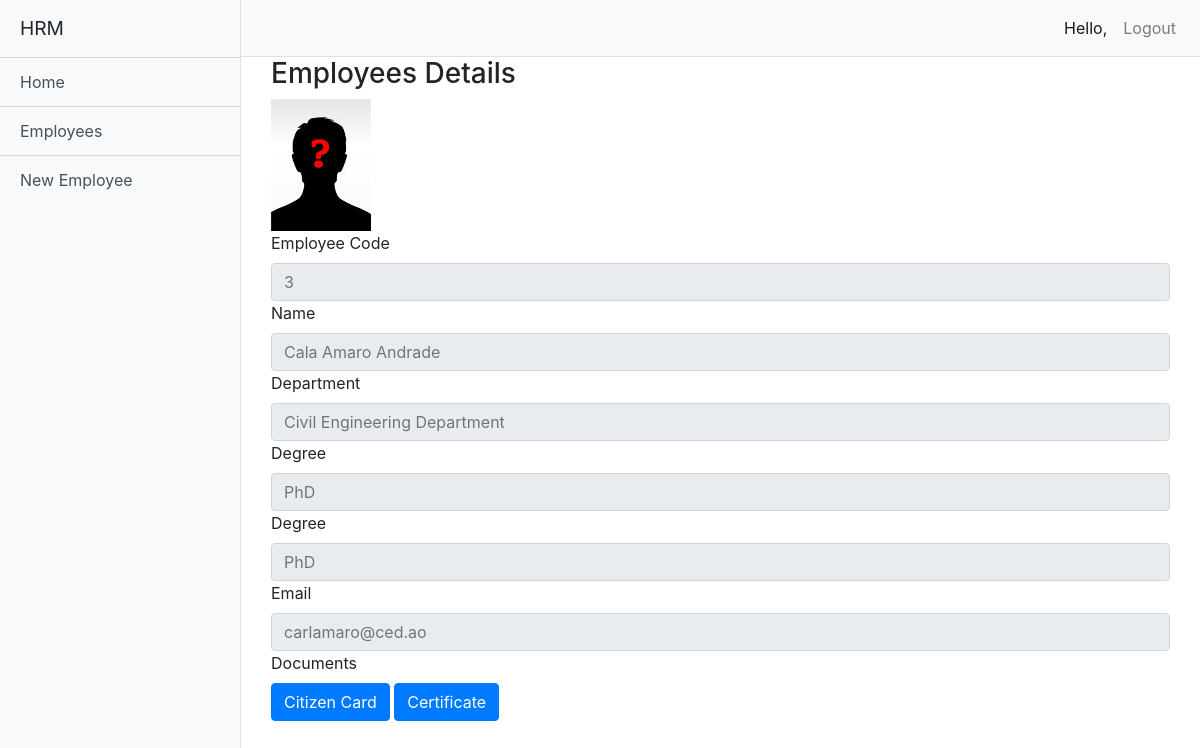
The page /employee_detail/3 (signed in) on the database its author committed.
### employees/models.py (models this page shows, shortened)
class Employee(models.Model):
	cod = models.IntegerField()
	name = models.CharField(max_length=40)
	last_name = models.CharField(max_length=20)
	civil_status = models.CharField(max_length=20, blank=True)
	photo = models.ImageField(upload_to='photos', blank=True)
	degree = models.CharField(max_length=30, blank=True)
	category = models.ForeignKey(Category, on_delete=models.CASCADE)
	department = models.ForeignKey(Department, on_delete=models.CASCADE)
	bio = models.TextField(max_length=200, blank=True)
	birth = models.DateTimeField(blank=True)
	address = models.CharField(max_length=100)
	email = models.EmailField(blank=True)
	city = models.CharField(max_length=20)
	created_at = models.DateTimeField(auto_now=True)

class Department(models.Model):
	dep_acronym = models.CharField(max_length=10)
	dep_name = models.CharField(max_length=50)
	dep_address = models.CharField(max_length=50, blank=True)
	dep_email = models.EmailField(max_length=50, blank=True)
	dep_phone = models.IntegerField(blank=True)

class Document(models.Model):
	doc_number = models.IntegerField()
	doc_name = models.CharField(max_length=20)
	doc_date = models.DateField(auto_now_add=True)
	doc_file = models.FileField(upload_to='files', blank=True)
	employee = models.ForeignKey(Employee, on_delete=models.CASCADE)

### employees/views.py (the view)
# urls.py: path('employee_detail/<int:pk>', employeeDetail, name='employee_detail')
@login_required
def employeeDetail(request, pk):
    employee = get_object_or_404(Employee, pk=pk)
    documents = Document.objects.filter(employee_id=employee.id)
    return render(request, 'detail.html', {'employee':employee, 'documents':documents})

### employees/templates/detail.html
{% extends 'base.html' %}
{% block content %}
<div class="container">
    <h3>Employees Details</h3>
    <img src="/media/{{employee.photo}}" class="img-fluid" alt="Responsive image" width="100" height="50">
    <form>
        <label>Employee Code</label>
        <input class="form-control" type="text" placeholder="{{employee.cod}}" readonly>
        <label>Name</label>
        <input class="form-control" type="text" placeholder="{{employee.name}} {{employee.last_name}}" readonly>
        <label>Department</label>
        <input class="form-control" type="text" placeholder="{{employee.department.dep_name}}" readonly>
        <label>Degree</label>
        <input class="form-control" type="text" placeholder="{{employee.degree}}" readonly>
        <label>Degree</label>
        <input class="form-control" type="text" placeholder="{{employee.degree}}" readonly>
         <label>Email</label>
        <input class="form-control" type="text" placeholder="{{employee.email}}" readonly>
        <label>Documents</label>
    </form>
    {% for document in documents %}
        <a href="/media/{{document.doc_file}}"
           class="btn btn-primary btn-xs pull-right" download>{{document.doc_name}}</a>
    {% endfor %}
</div>
{% endblock content %}

### employees/static/css/simple-sidebar.css (style rules this page uses)
body { overflow-x: hidden; }

### rows shown on the page
Employee: photo (picture), cod "3", name "Cala Amaro Andrade", department.dep_name "Civil Engineering Department", degree "PhD", email "carlamaro@ced.ao"
Document: doc_name "Citizen Card"
Document: doc_name "Certificate"
